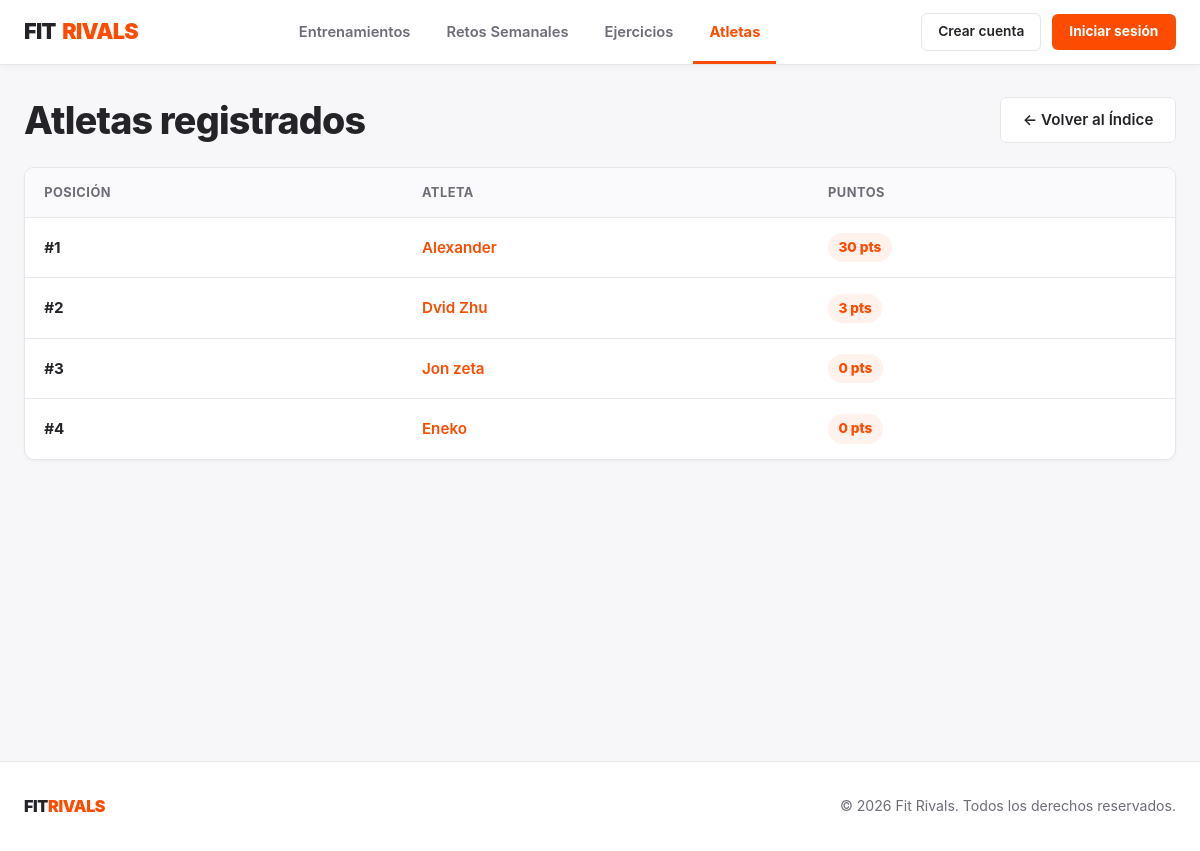
The app's page /usuarios/, older data.
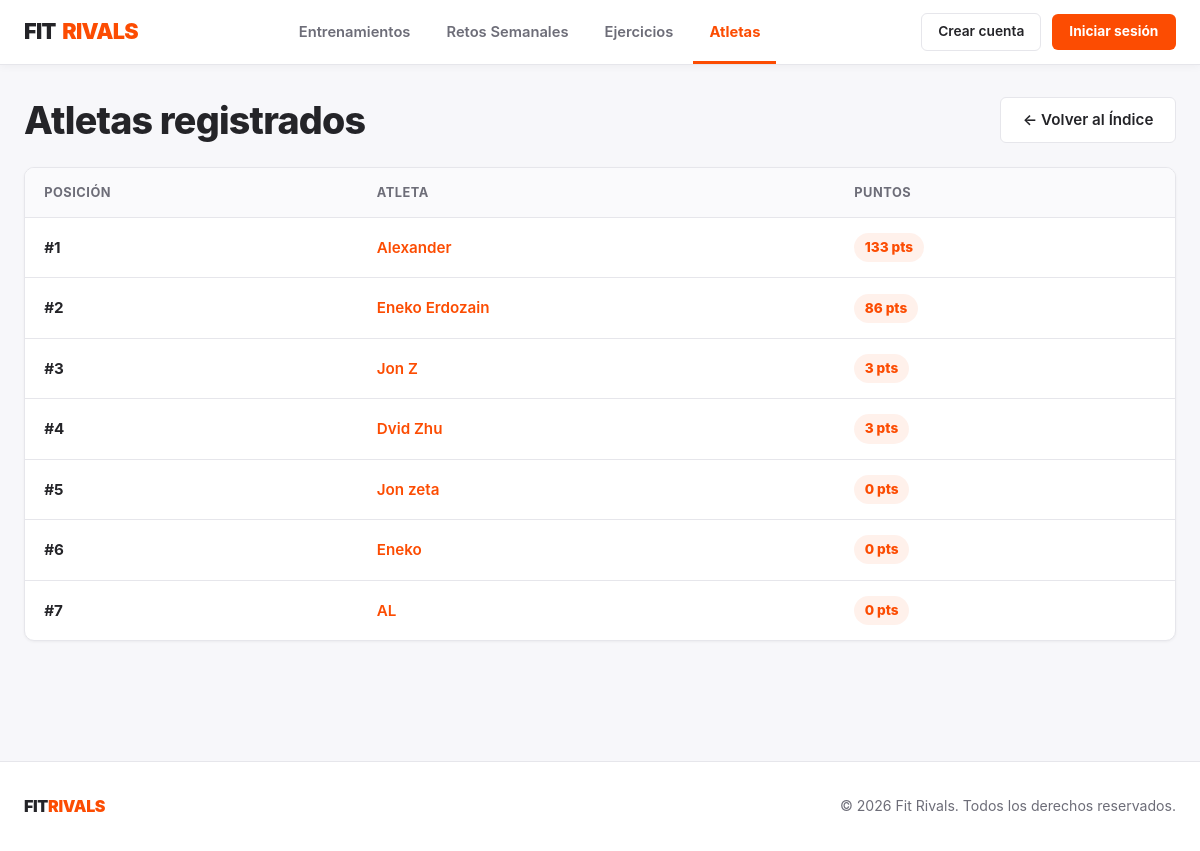
The same page, newer data.
### FitrivalsApp/models.py (models this page shows, shortened)
class Usuario(models.Model):
    nombre = models.CharField(max_length=100, unique=True)
    email = models.EmailField(unique=True)
    password = models.CharField(max_length=128)
    fecha_alta = models.DateField(auto_now_add=True)
    puntos = models.IntegerField(default=0)

### FitrivalsApp/views.py (the view)
# urls.py: path('usuarios/', views.lista_usuarios, name='lista_usuarios'),
def lista_usuarios(request):
    usuarios = Usuario.objects.order_by('-puntos')
    return render(request, 'usuarios/lista.html', {'usuarios': usuarios})

### FitrivalsApp/templates/usuarios/lista.html (shortened to what this page needs)
{% extends 'base.html' %}
{% block content %}
    <div class="section-header">
        <h1>Atletas registrados</h1>
        <a href="{% url 'index' %}" class="btn-secondary-strava">← Volver al Índice</a>
    </div>
    <div class="strava-table-wrapper">
        <table class="strava-table">
            <thead>
                <tr><th>Posición</th><th>Atleta</th><th>Puntos</th></tr>
            </thead>
            <tbody>
                {% for usuario in usuarios %}
                <tr>
                    <td><strong>#{{ forloop.counter }}</strong></td>
                    <td><a href="{% url 'detalle_usuario' usuario.pk %}">{{ usuario.nombre }}</a></td>
                    <td><span class="points-badge">{{ usuario.puntos }} pts</span></td>
                </tr>
                {% empty %}
                <tr><td colspan="3">No hay usuarios registrados.</td></tr>
                {% endfor %}
            </tbody>
        </table>
    </div>
{% endblock %}

Row changes from the older to the newer data that the page shows:
changed Usuario "Alexander": puntos "30" → "133"
added Usuario: nombre "Eneko Erdozain", puntos "86"
added Usuario: nombre "Jon Z", puntos "3"
added Usuario: nombre "AL", puntos "0"
